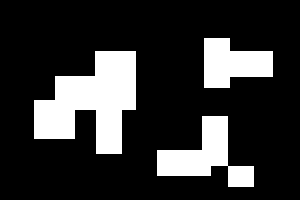
#> input picture assets/seg.png, 300 x 200 px
$ jupyter execute 'Labeling 4NN.ipynb'
#> lines starting #> are read from the running program, lines starting #| are printed output that depends on the picture; after the words box and inside, x2 and y2 are one past the last pixel; in counts of white or black regions, pixels touching at a corner belong together
[cell 1]
import cv2
import numpy as np
from matplotlib import pyplot as plt
import random
import sys

[cell 2]
# Gray Scale
gray = cv2.imread("../assets/seg.png", 0)
#> gray: shape (200, 300); 19.7% white; 3 white regions, box (x1, y1, x2, y2) and area: (34, 51, 136, 154) 6322, (157, 116, 254, 187) 3106, (204, 38, 273, 88) 2418

[cell 3]
# Otsu's Binarization
binary = cv2.threshold(gray, 0, 255, cv2.THRESH_BINARY | cv2.THRESH_OTSU)[1]

[cell 4]
# Labeling
n, label = cv2.connectedComponents(binary, connectivity=4)
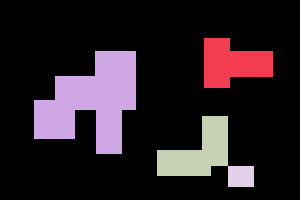
#> label: shape (200, 300) int32; 5 distinct labels, from 0 to 4; one colour per label, 0 black
#> n = 5

[cell 5]
# Preparing labeling result
color_src = cv2.cvtColor(binary, cv2.COLOR_GRAY2BGR)
#> color_src is the input picture: shape (200, 300, 3); 19.7% white; 3 white regions, box (x1, y1, x2, y2) and area: (34, 51, 136, 154) 6322, (157, 116, 254, 187) 3106, (204, 38, 273, 88) 2418
h, w = binary.shape[:2]
#> h = 200; w = 300
colors = []

for i in range(1, n+1):
    colors.append(np.array([random.randint(0, 255), random.randint(0, 255), random.randint(0, 255)]))

[cell 6]
# Displaying labeling result
# Paint each object
for y in range(0, h):
    for x in  range(0,w):
        if label[y, x] > 0:
            color_src[y, x] = colors[label[y, x]]
        else:
            color_src[y, x] = [0, 0, 0]
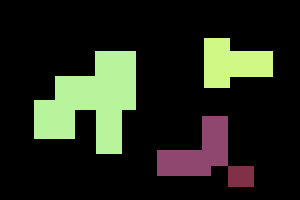
#> color_src: shape (200, 300, 3); 19.74% of pixels changed, all inside (x1, y1, x2, y2) = (34, 38, 273, 187)

[cell 7]
# A number of objects
cv2.putText(color_src, str(n - 1), (70, 70), cv2.FONT_HERSHEY_PLAIN, 1, (0, 255, 255))
#> color_src: shape (200, 300, 3); 0.04% of pixels changed, all inside (x1, y1, x2, y2) = (71, 60, 80, 70)

plt.figure(figsize=(10,10))
plt.subplot(121)
plt.imshow(color_src)
plt.subplot(122)
plt.imshow(binary, cmap="gray")
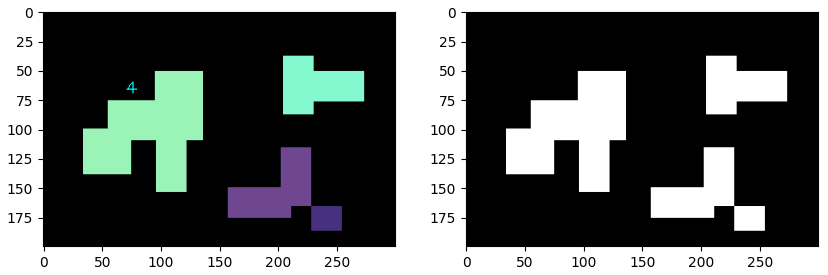
#> figure drawn by matplotlib, 2 panels; B, G, R data is drawn as R, G, B

[cell 8]
# Labeling (detail)
label2 = cv2.connectedComponentsWithStats(binary, connectivity = 4)

[cell 9]
# Object information extraction
m = label2[0] - 1
#> m = 4
data = np.delete(label2[2], 0, 0)
#> data = [[204, 38, 69, 50, 2418], [34, 51, 102, 103, 6322], [157, 116, 71, 60, 2560], [228, 166, 26, 21, 546]]
center = np.delete(label2[3], 0, 0)
#> center = [[232.5, 62.96], [91.28, 101.1], [198, 151.6], [240.5, 176]]

[cell 10]
# Binarization > BGR
color_src1 = cv2.cvtColor(gray, cv2.COLOR_GRAY2BGR)

[cell 11]
# Display labeling result
for i in range(m):
    # Display rectangle of each object
    x0 = data[i][0]
    y0 = data[i][1]
    x1 = data[i][0] + data[i][2]
    y1 = data[i][1] + data[i][3]
    cv2.rectangle(color_src1, (x0, y0), (x1, y1), (0, 0, 255))

    # Labeling number and area
    cv2.putText(color_src1, "ID: " +str(i + 1), (x0, y1 + 15), cv2.FONT_HERSHEY_PLAIN, 0.5, (0, 255, 255))
    cv2.putText(color_src1, "S: " +str(data[i][4]), (x0, y1 + 30), cv2.FONT_HERSHEY_PLAIN, 0.5, (0, 255, 255))

    # Center of gravity
    cv2.putText(color_src1, "X: " + str(int(center[i][0])), (x1 - 10, y1 + 15), cv2.FONT_HERSHEY_PLAIN, 0.5, (0, 255, 255))
    cv2.putText(color_src1, "Y: " + str(int(center[i][1])), (x1 - 10, y1 + 30), cv2.FONT_HERSHEY_PLAIN, 0.5, (0, 255, 255))
#> this loop made 4 passes
#> (x0, y0, x1, y1) on passes 1 to 4: (204, 38, 273, 88), (34, 51, 136, 154), (157, 116, 228, 176), (228, 166, 254, 187)
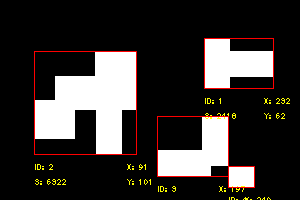
#> color_src1: shape (200, 300, 3); 2.43% of pixels changed, all inside (x1, y1, x2, y2) = (34, 38, 290, 200)

$ run again, with assets/sample.png copied over assets/seg.png
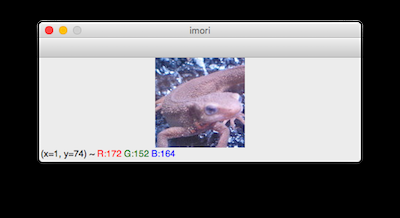
#> input picture assets/sample.png, 400 x 218 px
#> binary: shape (218, 400); 48.1% white; 35 white regions (32 under 20 px), largest, box (x1, y1, x2, y2) and area: (39, 22, 361, 162) 41474, (41, 20, 359, 21) 318, (204, 130, 219, 136) 29
#> label: shape (218, 400) int32; 60 distinct labels, from 0 to 59
#> n = 60
#> after the loop `for y in range(0, h):`:
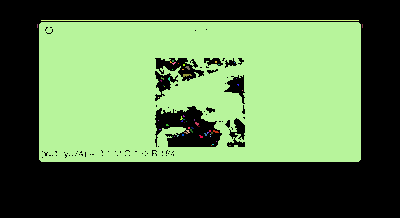
#> color_src: shape (218, 400, 3); mean B, G, R 74.3, 117.1, 88
#> m = 59
#> data = 59 rows, first 6: [41, 20, 318, 1, 318], [39, 22, 322, 140, 41416], [37, 24, 1, 4, 4], [362, 24, 1, 4, 4], [172, 60, 2, 2, 4], [170, 61, 2, 2, 3]
#> center = 59 pairs, first value 37 to 362, second value 20 to 145
#> the loop `for i in range(m):` made 59 passes
#> (x0, y0, x1, y1) on passes 1 to 8: (41, 20, 359, 21), (39, 22, 361, 162), (37, 24, 38, 28), (362, 24, 363, 28), (172, 60, 174, 62), (170, 61, 172, 63), (215, 61, 217, 63), (172, 62, 176, 65)
#> after the loop `for i in range(m):`:
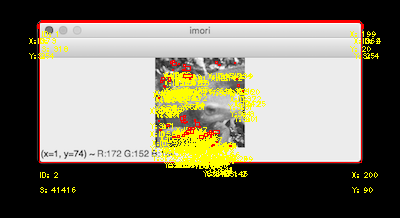
#> color_src1: shape (218, 400, 3); mean B, G, R 100.2, 115.1, 120.7
